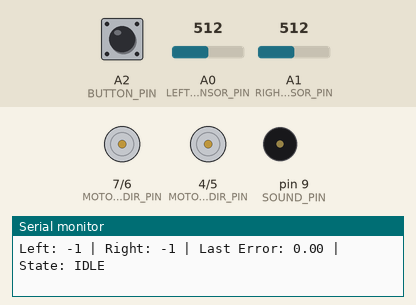
This sketch was run on a simulated Arduino Uno, built with avr-gcc and run on an emulated ATmega328P. On the bench: direction and speed pins drawn as motors (green arrow = direction pin HIGH = forward, orange = LOW = backward, longer = more drive), buzzer (waves = sounding), the last lines printed to the serial monitor. Inputs (shaded band) come from the test bench; at power-on: A2 (BUTTON_PIN) HIGH, A0 (LEFT_SENSOR_PIN) = 512, A1 (RIGHT_SENSOR_PIN) = 512.

Above: at 5.2 s.
5.3 s: A2 (BUTTON_PIN) pulled LOW for 0.15 s
At 5.51 s:
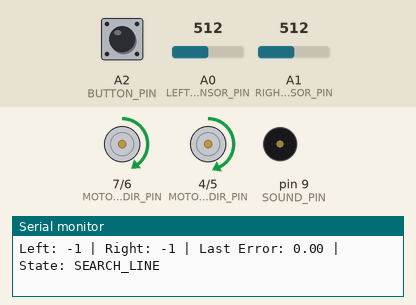
8.3 s: A2 (BUTTON_PIN) pulled LOW for 1 s
At 9.2 s:
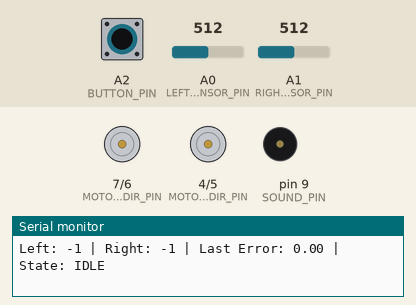
10.8 s: A2 (BUTTON_PIN) pulled LOW for 0.15 s
At 11.72 s:
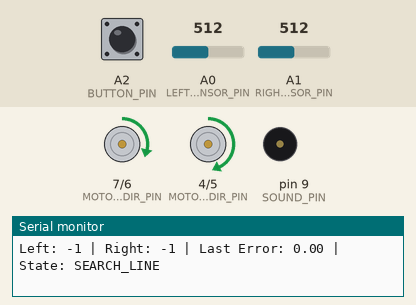
13.9 s: A2 (BUTTON_PIN) pulled LOW for 3.2 s
At 14.7 s:
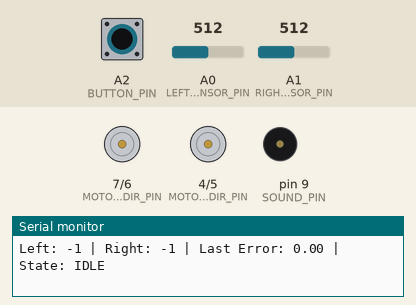
18.6 s: A2 (BUTTON_PIN) pulled LOW for 0.15 s
At 19.6 s:
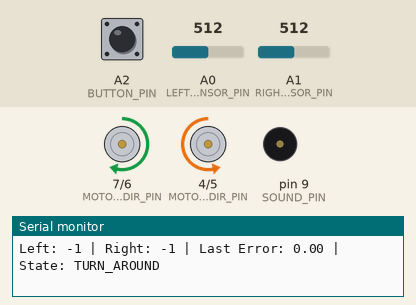
21.7 s: A2 (BUTTON_PIN) pulsed LOW 2 times (0.12 s each, 0.3 s apart)
Timing chart, 0 to 28.7 s (numbered marks = the images above; inputs shaded):
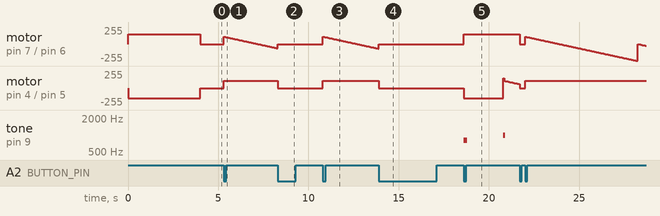

Measured:
- after the input at 5.3 s, motor on pin 4 (MOTOR_RIGHT_DIR_PIN) / pin 5 (MOTOR_RIGHT_PWM_PIN): stopped → forward 110/255 at once
- after the input at 8.3 s, motor on pin 4 (MOTOR_RIGHT_DIR_PIN) / pin 5 (MOTOR_RIGHT_PWM_PIN): forward 110/255 → stopped at once
- after the input at 10.8 s, motor on pin 4 (MOTOR_RIGHT_DIR_PIN) / pin 5 (MOTOR_RIGHT_PWM_PIN): stopped → forward 110/255 at once
- after the input at 13.9 s, motor on pin 4 (MOTOR_RIGHT_DIR_PIN) / pin 5 (MOTOR_RIGHT_PWM_PIN): forward 110/255 → stopped at once
- after the input at 18.6 s, motor on pin 7 (MOTOR_LEFT_DIR_PIN) / pin 6 (MOTOR_LEFT_PWM_PIN): stopped → forward 150/255 at once; tone on pin 9 (SOUND_PIN): silent → 800 Hz at once, → silent 0.20 s later, → 1000 Hz 2.0 s later, → silent 0.10 s later

The sketch:

task2_line.ino
```cpp
// =============================================================
// Пины моторов
// =============================================================
#define MOTOR_LEFT_PWM_PIN 6
#define MOTOR_LEFT_DIR_PIN 7
#define MOTOR_RIGHT_PWM_PIN 5
#define MOTOR_RIGHT_DIR_PIN 4

#define LEFT_SENSOR_PIN A0
#define RIGHT_SENSOR_PIN A1
#define BUTTON_PIN A2
#define SOUND_PIN 9

// =============================================================
// Параметры управления
// =============================================================
float gain_p = 8.0;
float gain_d = 5.0;
int base_speed = 90;
int search_speed = 110;
int light_threshold = 50;
int spiral_increase = 3;
int spiral_interval = 50;
int search_timeout = 10000;

// =============================================================
// Служебные переменные
// =============================================================
int left_min = 1023, left_max = 0;
int right_min = 1023, right_max = 0;
double last_error = 0;
int last_direction = 0;

bool is_active = false;
bool button_old = HIGH;
bool searching = false;
bool spiral_direction = false;
int spiral_step = 0;
unsigned long spiral_timer = 0;
unsigned long search_start_time = 0;

// Сенсоры
int sensor_left = 0;
int sensor_right = 0;

// Таймер для Serial
unsigned long last_serial_time = 0;
const unsigned long serial_interval = 200;

// Таймер для разворота
unsigned long last_turn_time = 0;
unsigned long turn_interval = 15000;
unsigned long turn_duration = 2200;
bool is_turning = false;

// =============================================================
// Состояния робота
// =============================================================
enum RobotState { IDLE, FOLLOW_LINE, SEARCH_LINE, TURN_AROUND };
RobotState state = IDLE;

// =============================================================
// Управление моторами
// =============================================================
void drive(int left_speed, int right_speed) {
  digitalWrite(MOTOR_LEFT_DIR_PIN, left_speed > 0);
  digitalWrite(MOTOR_RIGHT_DIR_PIN, right_speed > 0);
  analogWrite(MOTOR_LEFT_PWM_PIN, abs(left_speed));
  analogWrite(MOTOR_RIGHT_PWM_PIN, abs(right_speed));
}

// =============================================================
// Остановка робота
// =============================================================
void stop_robot() {
  drive(0, 0);
  is_active = false;
  searching = false;
  state = IDLE;
  tone(SOUND_PIN, 500, 500);
}

// =============================================================
// Калибровка сенсоров
// =============================================================
void calibrate_sensors() {
  Serial.println("Калибровка сенсоров...");
  unsigned long start_time = millis();
  while (millis() - start_time < 4000) {
    drive(150, -150);
    int left = analogRead(LEFT_SENSOR_PIN);
    int right = analogRead(RIGHT_SENSOR_PIN);
    if (left < left_min) left_min = left;
    if (left > left_max) left_max = left;
    if (right < right_min) right_min = right;
    if (right > right_max) right_max = right;
  }
  drive(0, 0);
  Serial.println("Калибровка завершена");
}

// =============================================================
// Обновление сенсоров
// =============================================================
void update_sensors() {
  sensor_left = map(analogRead(LEFT_SENSOR_PIN), left_min, left_max, 0, 100);
  sensor_right = map(analogRead(RIGHT_SENSOR_PIN), right_min, right_max, 0, 100);
}

// =============================================================
// Управление кнопкой
// =============================================================
void handle_button() {
  bool button_state = digitalRead(BUTTON_PIN);
  if (button_state == LOW && button_old == HIGH) {
    is_active = !is_active;
    state = is_active ? FOLLOW_LINE : IDLE;
    searching = false;
  }
  button_old = button_state;
}

// =============================================================
// Следование за линией
// =============================================================
void follow_line() {
  double error = sensor_left - sensor_right;
  double correction = error * gain_p + (error - last_error) * gain_d;
  drive(constrain(base_speed + correction, -250, 250),
        constrain(base_speed - correction, -250, 250));
  last_error = error;

  if (sensor_left < light_threshold && sensor_right < light_threshold) {
    searching = true;
    spiral_step = 0;
    spiral_timer = millis();
    spiral_direction = (last_direction == 0);
    search_start_time = millis();
    state = SEARCH_LINE;
  }
}

// =============================================================
// Поиск линии по спирали
// =============================================================
void search_line() {
  if (millis() - spiral_timer > spiral_interval) {
    spiral_step += spiral_increase;
    spiral_timer = millis();
  }

  int left_speed = search_speed - spiral_step;
  int right_speed = search_speed - spiral_step;

  if (spiral_direction) drive(left_speed, search_speed);
  else drive(search_speed, right_speed);

  if (sensor_left > light_threshold || sensor_right > light_threshold) {
    searching = false;
    last_direction = (sensor_left > light_threshold) ? 0 : 1;
    state = FOLLOW_LINE;
  }

  if (millis() - search_start_time > search_timeout) {
    stop_robot();
  }
}

// =============================================================
// Разворот
// =============================================================
void turn_around_state() {
  static unsigned long start_turn_time = 0;

  // Начало разворота
  if (!is_turning) {
    is_turning = true;
    start_turn_time = millis();
    tone(SOUND_PIN, 800, 200);
    Serial.println("Начало разворота...");
  }

  // Выполнение разворота
  if (millis() - start_turn_time < turn_duration) {
    drive(150, -150); // вращение на месте
  } else {
    // Разворот завершён
    drive(0, 0);
    tone(SOUND_PIN, 1000, 100);
    Serial.println("Разворот завершён");

    is_turning = false;
    last_turn_time = millis();

    // После разворота можно искать линию
    state = SEARCH_LINE;
    searching = true;
    spiral_step = 0;
    spiral_timer = millis();
    spiral_direction = !spiral_direction;
    search_start_time = millis();
  }
}

// =============================================================
// Менеджер состояния робота
// =============================================================
void update_state() {
  handle_button();
  update_sensors();

  // Переход в разворот по таймеру
  if (state == FOLLOW_LINE && millis() - last_turn_time > turn_interval) {
    state = TURN_AROUND;
  }

  switch (state) {
    case IDLE:
      drive(0, 0);
      break;

    case FOLLOW_LINE:
      follow_line();
      break;

    case SEARCH_LINE:
      search_line();
      break;

    case TURN_AROUND:
      turn_around_state();
      break;
  }
}

// =============================================================
// Отладка
// =============================================================
void serial_debug() {
  if (millis() - last_serial_time >= serial_interval) {
    Serial.print("Left: "); Serial.print(sensor_left);
    Serial.print(" | Right: "); Serial.print(sensor_right);
    Serial.print(" | Last Error: "); Serial.print(last_error);
    Serial.print(" | State: ");
    switch (state) {
      case IDLE: Serial.println("IDLE"); break;
      case FOLLOW_LINE: Serial.println("FOLLOW_LINE"); break;
      case SEARCH_LINE: Serial.println("SEARCH_LINE"); break;
      case TURN_AROUND: Serial.println("TURN_AROUND"); break;
    }
    last_serial_time = millis();
  }
}

// =============================================================
// Инициализация
// =============================================================
void setup() {
  Serial.begin(9600);
  pinMode(MOTOR_LEFT_PWM_PIN, OUTPUT);
  pinMode(MOTOR_LEFT_DIR_PIN, OUTPUT);
  pinMode(MOTOR_RIGHT_PWM_PIN, OUTPUT);
  pinMode(MOTOR_RIGHT_DIR_PIN, OUTPUT);
  pinMode(LEFT_SENSOR_PIN, INPUT);
  pinMode(RIGHT_SENSOR_PIN, INPUT);
  pinMode(BUTTON_PIN, INPUT_PULLUP);
  pinMode(SOUND_PIN, OUTPUT);

  calibrate_sensors();
  Serial.println("Нажмите кнопку для старта");
}

// =============================================================
// Основной цикл
// =============================================================
void loop() {
  update_state();   // Менеджер состояний управляет логикой
  serial_debug();   // Отладочная информация
}
```

Task1.cpp
```cpp
#include <stdio.h>


typedef long long int RUB;


struct Person {
    RUB bank_account;
    RUB income;
    RUB cash;
    RUB pocket_cash;
    RUB spending;
    RUB car_spending;
    RUB food_spending;
    RUB mortgage_spending;
    RUB rent_spending;
    RUB house_cost;
    RUB trip_spending;
    RUB car_accident_cost;
    float annual_percent;
    bool has_percent_increase;
    bool mortgage_closed;
};


struct Person alice;
struct Person bob;


void alice_init() {
    alice.bank_account = 3 * 1000 * 1000;
    alice.income = 200 * 1000;
    alice.cash = 0;
    alice.pocket_cash = 5000;
    alice.spending = 50000;
    alice.car_spending = 40000;
    alice.food_spending = 40000;
    alice.mortgage_spending = 100 * 1000;
    alice.trip_spending = 60000;
    alice.annual_percent = 0.08;
    alice.has_percent_increase = false;
    alice.mortgage_closed = false;
}


void bob_init() {
    bob.bank_account = 3 * 1000 * 1000;
    bob.income = 220 * 1000;
    bob.cash = 0;
    bob.pocket_cash = 5000;
    bob.spending = 50000;
    bob.car_spending = 40000;
    bob.food_spending = 40000;
    bob.rent_spending = 60000;
    bob.house_cost = 12 * 1000 * 1000;
    bob.trip_spending = 60000;
    bob.car_accident_cost = 100 * 1000;
    bob.annual_percent = 0.08;
    bob.has_percent_increase = false;
}


void persons_print() {
    printf("Bob bank account = %lld rub.\n", bob.bank_account);
    printf("Alice bank account = %lld rub.\n", alice.bank_account);
}


void alice_income(const int year, const int month) {
    if (year == 2030 && month == 10) {
        alice.income *= 1.5; // Alice promotion
    }
    alice.cash += alice.income;

}


void alice_mortgage(const int year, const int month) {
    if (!alice.mortgage_closed) {
        if (year == 2025 && month == 9) {
            alice.bank_account -= 2 * 1000 * 1000; // Alice initial payment
        }
        else {
            alice.cash -= alice.mortgage_spending;
        }
        if (year == 2045 && month == 9) {
            alice.mortgage_closed = true;
        }
    }
}


void alice_spending(const int month) {  // Alice out-of-pocket expenses
    RUB spending = alice.spending;
    if (month == 2) {
        spending -= 7 * 1000;
    }
    if (month == 7) {
        spending += 5 * 1000;
    }
    if (month == 8) {
        spending += 2 * 1000;
    }
    alice.cash -= spending;
}


void alice_food() {
    alice.cash -= alice.food_spending;
}


void alice_car() {
        alice.cash -= alice.car_spending;
}


void alice_trip(const int month) {    // Alice annual trip
    if (month == 7) {
        alice.bank_account -= alice.trip_spending;
    }
}


void alice_deposit() {
    if (!(alice.has_percent_increase) && alice.bank_account > 3 * 1000 * 1000) {
        alice.annual_percent += 0.005;
        alice.has_percent_increase = true;
    }
    else if (alice.has_percent_increase && alice.bank_account < 3 * 1000 * 1000) {
        alice.annual_percent -= 0.005;
        alice.has_percent_increase = false;
    }
    alice.bank_account *= (1 + alice.annual_percent / 12);
    alice.bank_account += alice.cash - alice.pocket_cash;
    alice.cash = alice.pocket_cash;
}


///////////////////////////////////////////////////////////////////


void bob_income(const int year, const int month) {
    if (year == 2027 && month == 7) {
        bob.income *= 1.3; // Bob promotion
    }
    bob.cash += bob.income;
}


void bob_rent(const int year, const int month) {
    if (year == 2045 && month == 8) {
        bob.bank_account -= bob.house_cost;  // Bob buy a house
    }
    else {
        bob.cash -= bob.rent_spending;
    }
}


void bob_spending(const int month) {  // Bob out-of-pocket expenses
    RUB spending = bob.spending;
    if (month == 2) {
        spending -= 7 * 1000;
    }
    if (month == 7) {
        spending += 5 * 1000;
    }
    if (month == 8) {
        spending += 2 * 1000;
    }
    bob.cash -= spending;
}


void bob_food() {
    bob.cash -= bob.food_spending;
}


void bob_car(const int year, const int month) {
    if (year == 2034 && month == 7) {
        bob.bank_account -= bob.car_accident_cost; // Bob's car accident
    }
    bob.cash -= bob.car_spending;
}


void bob_trip(const int month) {  // Bob's annual trip
    if (month == 7) {
        bob.bank_account -= bob.trip_spending;
    }
}


void bob_deposit() {
    if (!(bob.has_percent_increase) && bob.bank_account > 3 * 1000 * 1000) {
        bob.annual_percent += 0.005;
        bob.has_percent_increase = true;
    }
    else if (bob.has_percent_increase && bob.bank_account < 3 * 1000 * 1000) {
        bob.annual_percent -= 0.005;
        bob.has_percent_increase = false;
    }
    bob.bank_account *= (1 + bob.annual_percent / 12);
    bob.bank_account += bob.cash - bob.pocket_cash;
    bob.cash = bob.pocket_cash;
}


void simulation() {
    int year = 2025;
    int month = 9;

    while (!(year == 2045 && month == 9)) {
        alice_income(year, month);
        alice_mortgage(year, month);
        alice_spending(month);
        alice_food();
        alice_car();
        alice_trip(month);
        alice_deposit();

        bob_income(year, month);
        bob_rent(year, month);
        bob_spending(month);
        bob_food();
        bob_car(year, month);
        bob_trip(month);
        bob_deposit();

        month++;
        if (month == 13) {
            year++;
            month = 1;
        }
    }
}


int main() {
    alice_init();
    bob_init();

    simulation();

    persons_print();
}
```
